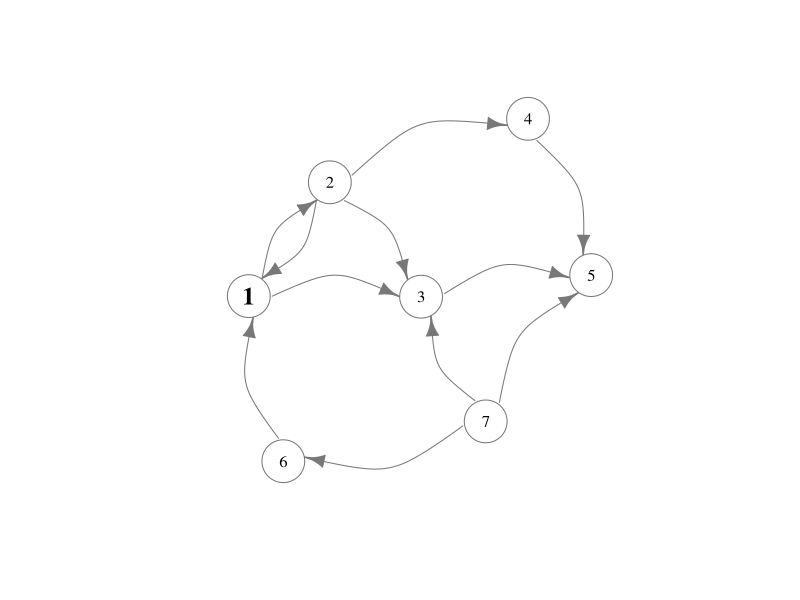
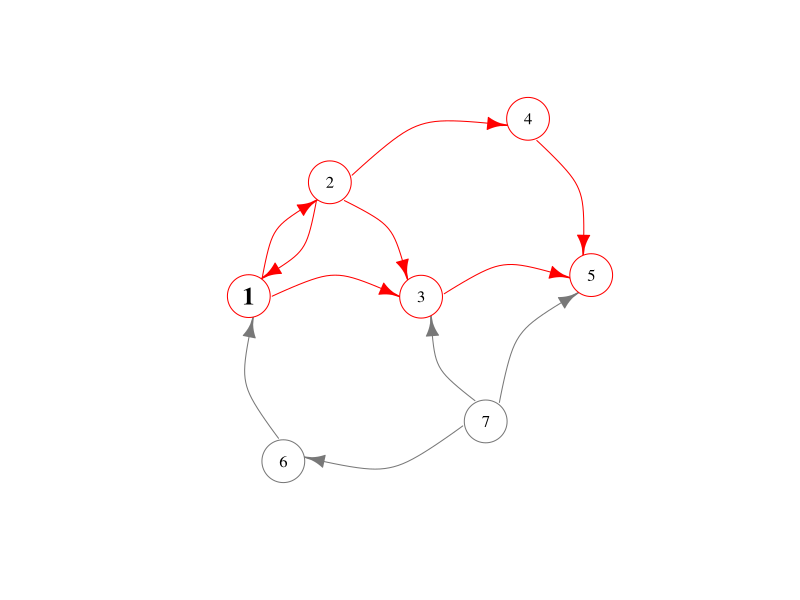

R code for these plots, in order:
## ---- chunk 1
crawler_data <- data.frame(url = c("1", "1", "2", "2", "2", "3", "4", "6", "7", "7", "7"),
                           link = c("2", "3", "1", "3", "4", "5", "5", "1", "6", "3", "5"),
                           count = 1)
main_web <- "1"

MAX_DEPTH <- 3
## ---- chunk 2
knitr::kable(crawler_data, format="markdown")
## ---- chunk 3
suppressPackageStartupMessages(library(igraph))

g <- graph.data.frame(crawler_data[c("url", "link")])
E(g)$weight <- crawler_data$count
## ---- chunk 4
fixed_layout <- layout.auto(g)

plot(g, edge.curved=T, vertex.color="white", vertex.size = 25,
     vertex.label.cex = ifelse(V(g)$name == main_web, 1.5, 1), 
     vertex.label.font = ifelse(V(g)$name == main_web, 2, 1), 
     vertex.label.color="black", 
     vertex.frame.color = "#787878",
     edge.color = "#787878", 
     layout=fixed_layout)
## ---- chunk 5
subg <- graph.neighborhood(g, nodes=main_web, order=MAX_DEPTH, mode="out")[[1]]
## ---- chunk 6
ind_subg_v <- V(g)$name %in% V(subg)$name
ind_subg_e <- E(g) %in% E(subg)

plot(g, edge.curved=T, vertex.color="white", vertex.size = 25,
     vertex.label.cex = ifelse(V(g)$name == main_web, 1.5, 1), 
     vertex.label.font = ifelse(V(g)$name == main_web, 2, 1), 
     vertex.label.color="black", 
     vertex.frame.color = ifelse(ind_subg_v, "red", "#787878"),
     edge.color = ifelse(ind_subg_e, "red", "#787878"), 
     layout=fixed_layout)
## ---- chunk 7
( n_reachable_pages <- vcount(subg) - 1 )
## ---- chunk 8
reachable_pages <- setdiff(V(subg)$name, main_web)

( sp_forw <- shortest.paths(subg, mode="out", weights=NA, v=main_web, to=reachable_pages) )
## ---- chunk 9
( avg_distance_from_index <- mean(sp_forw) )
## ---- chunk 10
( sp_backw <- shortest.paths(subg, mode="out", weights=NA, v=reachable_pages, to=main_web) )
## ---- chunk 11
( n_unreachable_index <- sum(is.infinite(sp_backw)) )
## ---- chunk 12
( avg_distance_to_index <- mean(sp_backw[!is.infinite(sp_backw)]) )
